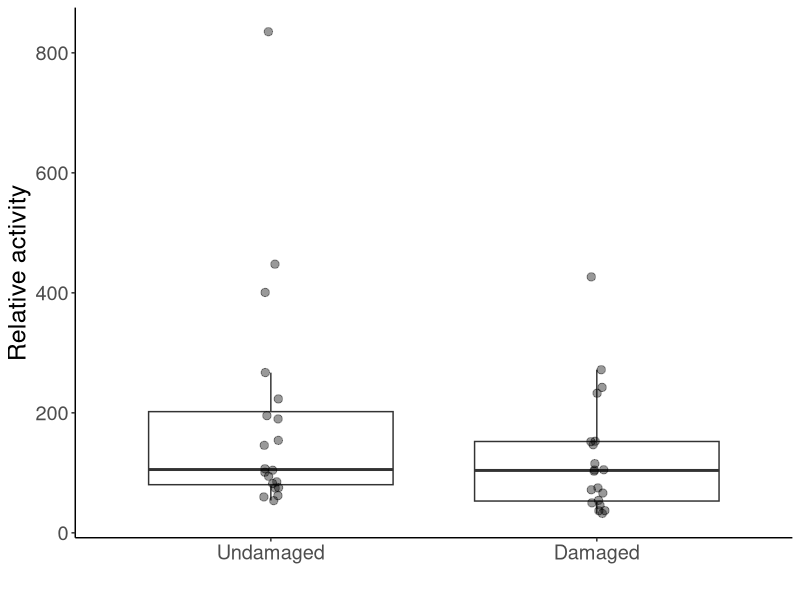
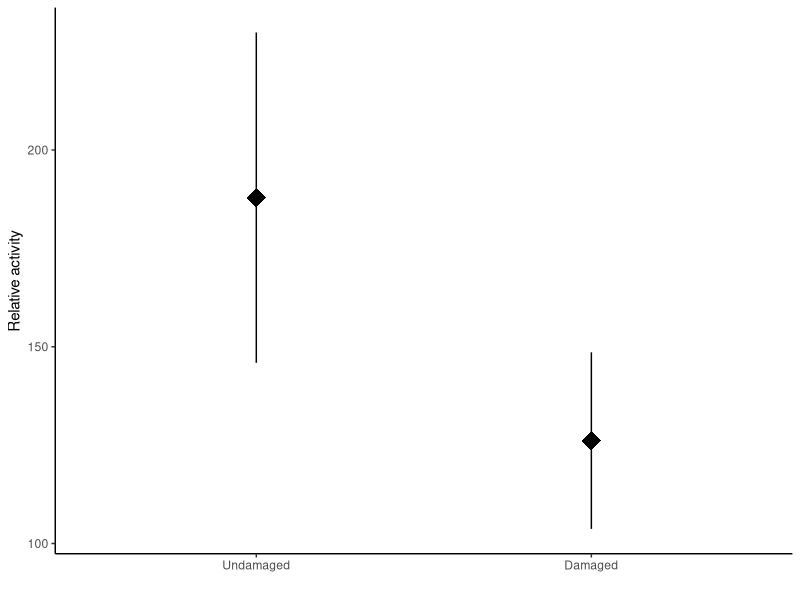
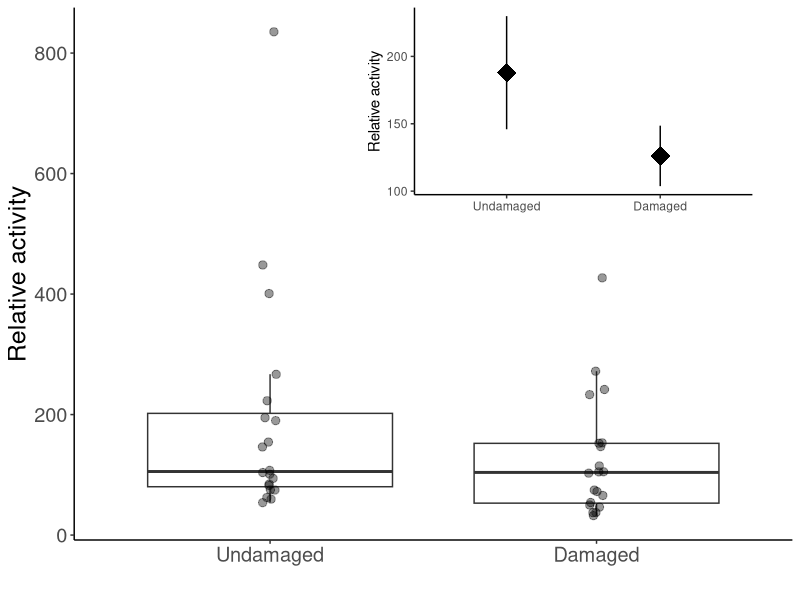
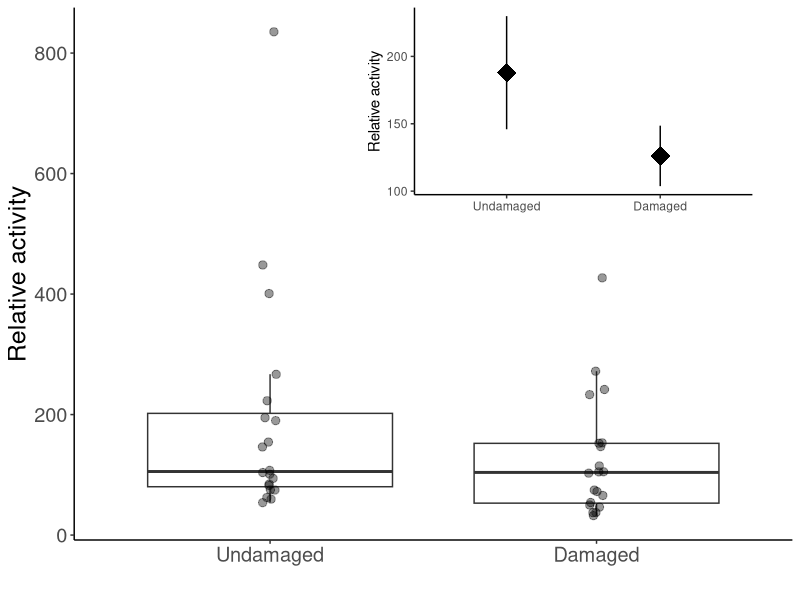

These charts were generated, in order, by the following R code: (Note: this script raises an error after producing the figures.)
#Load libraries
library(ggplot2)
library(lme4)
library(viridis)
library(car)
library(emmeans)
library(multcomp)
library(dplyr)
library(plyr)
library(tidyr)
library(cowplot)

# Data import and cleaning ------------------------------------------------

#SUMMARY DATA----
plant <- read.csv(file="plant_sum_noTABR.csv",head=TRUE)
plant[, 3:11][is.na(plant[, 3:11])] <- 0

##Gathering data — compounds from col to rows
plant1<-plant %>% gather(sp, activity, EPTFUS:NOID)
plant1$sp<-as.factor(plant1$sp)
levels(plant1$sp)
plant1<-aggregate(activity ~ treatment + sp + trial, dat=plant1, FUN=sum)

plant10<-aggregate(activity ~ treatment + trial, dat=plant1, FUN=sum)


#Test for overdispersion function
overdisp_fun <- function(model) {
	rdf <- df.residual(model)
	rp <- residuals(model,type="pearson")
	Pearson.chisq <- sum(rp^2)
	prat <- Pearson.chisq/rdf
	pval <- pchisq(Pearson.chisq, df=rdf, lower.tail=FALSE)
	c(chisq=Pearson.chisq,ratio=prat,rdf=rdf,p=pval)
}

test<-glmer(activity~treatment+(1|trial), dat = plant10, family=poisson)
summary(test)
overdisp_fun(test)#overdispersed
shapiro.test(resid(test))#non-normal
#poisson distribution model=overdispersed with non-normal residuals,
#so fitting data to negative binomial 

#negative binomial model
mod.plant<-glmer.nb(activity~treatment+(1|trial), dat = plant10)#isSingular
Anova(mod.plant)
#chisq=2.05, p=0.15

plant10.tab <- ddply(plant10, c("treatment"), summarise,
					 N    = length(activity),
					 mean = mean(activity),
					 sd   = sd(activity),
					 se   = sd / sqrt(N))
plant10.tab


#paired t-test
plant11<-spread(data=plant10, treatment, activity)
t.test(plant11$D, plant11$U, paired = T)#t=-1.37,df=4,p=0.24

##GROUPING SPP WITH SIMILAR CALLS----
{plant2<-plant1
plant2$sp=as.character(plant2$sp)
plant2$sp[plant2$sp=="EPTFUS"]="EPFU/LANO"
plant2$sp[plant2$sp=="LASNOC"]="EPFU/LANO"
plant2$sp[plant2$sp=="LASBOR"]="LABO/LASE"
plant2$sp[plant2$sp=="LASSEM"]="LABO/LASE"
plant2$sp[plant2$sp=="LASCIN"]="Other spp."
plant2$sp[plant2$sp=="MYOLUC"]="Other spp."
plant2$sp[plant2$sp=="PERSUB"]="Other spp."
plant2$sp[plant2$sp=="NOID"]="No ID"
plant2$sp[plant2$sp=="NYCHUM"]="Other spp."
}

plant3<-aggregate(activity ~ treatment + sp + trial, dat=plant2, FUN=sum)
plant3$log.act<-log(plant3$activity)

test3<-glmer(activity~treatment*sp+(1|trial), dat = plant3,family=poisson)
summary(test3)
overdisp_fun(test3)#overdispersed
shapiro.test(resid(test3))#normal

mod.p<-glmer.nb(activity~treatment*sp+(1|trial), dat = plant3)
Anova(mod.p)
#treatment chi=2.9491 p=0.08592, sp chi=31.6798 p<0.0001, interaxn chi=1.0503 p=0.59146

#contrasts
p1<-emmeans(mod.p,pairwise~sp, type="response")
cld(p1$emmeans,  Letters ='abcde')
#LABO/LASE & Other a, EPFU/LANO & NoID b

plant3.tab <- ddply(plant3, c("sp"), summarise,
					   N    = length(activity),
					   mean = mean(activity),
					   sd   = sd(activity),
					   se   = sd / sqrt(N))
plant3.tab
#(Other-LABO)/LABO
(283.6-82.0)/82.0
#2.46

#(EPFU/LANO-LABO)/LABO
(262.5-82.0)/82.0
#2.2

#LABO/LASE were 2.2 and 2.5 less active compared to EPFU/LANO and other bat species

plant3.n <- ddply(plant3, c("trial"), summarise,
					N    = length(activity),
					mean = mean(activity),
					sd   = sd(activity),
					se   = sd / sqrt(N))
plant3.n

##REMOVING NO IDS----
plant5<-plant1[plant1$sp != "NOID", ]  

{plant4<-plant5
	plant4$sp=as.character(plant4$sp)
	plant4$sp[plant4$sp=="EPTFUS"]="EPFU/LANO"
	plant4$sp[plant4$sp=="LASNOC"]="EPFU/LANO"
	plant4$sp[plant4$sp=="LASBOR"]="LABO/LASE"
	plant4$sp[plant4$sp=="LASSEM"]="LABO/LASE"
	plant4$sp[plant4$sp=="LASCIN"]="Other bat spp."
	plant4$sp[plant4$sp=="MYOLUC"]="Other bat spp."
	plant4$sp[plant4$sp=="PERSUB"]="Other bat spp."
	plant4$sp[plant4$sp=="NYCHUM"]="Other bat spp."
}


test2<-glmer(activity~treatment*sp+(1|trial), dat = plant4,family=poisson)
summary(test2)
shapiro.test(resid(test2))#non-normal, overdispersed

mod.p2<-glmer.nb(activity~treatment*sp+(1|trial), dat = plant4)
Anova(mod.p2)
#treatment p=0.22, sp p<0.001, interaxn p=0.67

#contrasts
p2<-emmeans(mod.p2,pairwise~sp, type="response")
cld(p2$emmeans,  Letters ='abcde')
#Other spp. a, LABO/LASE b, EPFU/LANO c

plant4.tab <- ddply(plant4, c("sp"), summarise,
					N    = length(activity),
					mean = mean(activity),
					sd   = sd(activity),
					se   = sd / sqrt(N))
plant4.tab
#(EPFU/LANO-Other)/other
(131.25-18.15)/18.15
#6.23, EPFU/LANO were 623% more active than Other spp.

#(EPFU/LANO-LABO)/LABO
(131.25-41)/41
#2.2, EPFU/LANO were 220% more active than LABO/LASE


##ONLY EPFU/LABO----
brown <- plant2[which(plant2$sp== 'EPFU/LANO'),]

test3<-glmer(activity~treatment+(1|trial), dat = brown,family=poisson)
shapiro.test(resid(test3))#normal
summary(test3)

mod.brown<-glmer.nb(activity~treatment+(1|trial), dat = brown)
Anova(mod.brown)
#treatment p=0.20

#GRAPHS----

#main graph (boxplots w/ data points)
plant.plot1<-ggplot(data=plant3, aes(x=treatment, y=activity))+ 
	geom_boxplot(outlier.shape = NA)+
	geom_point(position=position_jitter(width = 0.025), alpha=0.4, size=2.5)+
	theme_classic()+
	labs(x=" ", y="Relative activity")+
	theme(text = element_text(size=18))+
	scale_x_discrete(limits=c("U", "D"),
					 labels=c("Undamaged", "Damaged"))
plant.plot1

#small graph (means and SEs)
plant.small<-ggplot(data=plant3, aes(x=treatment, y=activity))+ 
	theme_classic()+
	labs(x=" ", y="Relative activity")+
	stat_summary(fun.data = "mean_se", size=1.5, shape="diamond")+
	scale_x_discrete(limits=c("U", "D"),
					 labels=c("Undamaged", "Damaged"))
plant.small

#graph with inlay
plant.with.inset <-
	ggdraw() +
	draw_plot(plant.plot1) +
	draw_plot(plant.small, x = 0.45, y = .6, width = .5, height = .4)
plant.with.inset

ggsave(filename = "plant.png", 
	   plot = plant.with.inset,
	   width = 17, 
	   height = 12,
	   units = "cm",
	   dpi = 300)

#species graph
ggplot(data=plant3, aes(x=sp, y=activity))+ 
	geom_boxplot(outlier.shape = NA)+
	geom_point(position=position_jitter(width = 0.025), alpha=0.4, size=2.5, aes(color=sp))+
	theme_classic()+
	labs(x=" ", y="Relative activity", title="Plant trials")+
	theme(text = element_text(size=20), legend.position = "none")+
	stat_summary(geom = 'text', label = c("b","a","b"),
				 fun = max, vjust = -0.8, size=5.5)+
	scale_y_continuous(limits = c(0,900))

#log transformed main graph (boxplots w/ data points)
plant.plot.log<-ggplot(data=plant3, aes(x=treatment, y=log.act))+ 
	geom_boxplot(outlier.shape = NA)+
	geom_point(position=position_jitter(width = 0.025), alpha=0.4, size=2.5)+
	theme_classic()+
	labs(x=" ", y="Relative activity (log)")+
	theme(text = element_text(size=18))+
	scale_x_discrete(limits=c("U", "D"),
					 labels=c("Undamaged", "Damaged"))
plant.plot.log

#log-transformed species plot
ggplot(data=plant3, aes(x=sp, y=log.act))+ 
	geom_boxplot(outlier.shape = NA)+
	geom_point(position=position_jitter(width = 0.025), alpha=0.4, size=2.5, aes(color=sp))+
	theme_classic()+
	labs(x=" ", y="Relative activity", title="Plant trials")+
	theme(text = element_text(size=20), legend.position = "none")+
	stat_summary(geom = 'text', label = c("b","a","b","a"),
				 fun = max, vjust = -0.8, size=5.5)+
	scale_y_continuous(limits = c(4,8))

#NO NOID GRAPH----
ggplot(data=plant4, aes(x=treatment, y=activity))+ 
	geom_boxplot(outlier.shape = NA)+
	geom_point(position=position_jitter(width = 0.025), alpha=0.4, size=2.5, aes(color=sp))+
	theme_classic()+
	labs(x=" ", y="Relative activity",
		 title = "Plant trials, excluding NoIDs")+
	theme(text = element_text(size=15), legend.title = )+
	scale_x_discrete(labels=c("Damaged", "Undamaged"))

ggplot(data=plant4, aes(x=sp, y=activity))+ 
	geom_boxplot(outlier.shape = NA)+
	geom_point(position=position_jitter(width = 0.025), alpha=0.4, size=2.5, aes(color=sp))+
	theme_classic()+
	labs(x=" ", y="Relative activity", title="Plant trials, excluding NoIDs")+
	theme(text = element_text(size=16), legend.position = "none")+
	stat_summary(geom = 'text', label = c("c","b","a"),
				 fun = max, vjust = -0.8, size=5.5)+
	scale_y_continuous(limits = c(0,900))

#BIG BROWN GRAPH----
ggplot(data=brown, aes(x=treatment, y=activity))+ 
	geom_boxplot(outlier.shape = NA)+
	geom_point(position=position_jitter(width = 0.025), alpha=0.4, size=2.5)+
	stat_summary(fun.data = "mean_se", colour="red", size=1.5, shape="diamond")+
	theme_classic()+
	labs(x=" ", y="Relative activity",
		 title = "EPFU/LANO only, plant trials")+
	theme(text = element_text(size=15), legend.title = )+
	scale_color_viridis(discrete = T, option = "D")+
	scale_x_discrete(labels=c("Damaged", "Undamaged"))
